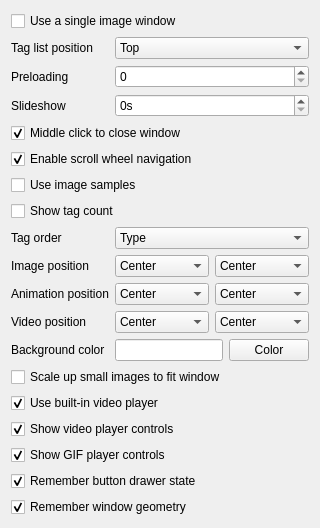
      <widget class="QWidget" name="pageImageWindow">
       <layout class="QFormLayout" name="formLayout_22">
        <item row="0" column="0" colspan="2">
         <widget class="QCheckBox" name="checkSingleDetailsWindow">
          <property name="text">
           <string>Use a single image window</string>
          </property>
         </widget>
        </item>
        <item row="1" column="0">
         <widget class="QLabel" name="labelTagsPosition">
          <property name="text">
           <string>Tag list position</string>
          </property>
         </widget>
        </item>
        <item row="1" column="1">
         <widget class="QComboBox" name="comboTagsPosition">
          <item>
           <property name="text">
            <string>Top</string>
           </property>
          </item>
          <item>
           <property name="text">
            <string>Left</string>
           </property>
          </item>
          <item>
           <property name="text">
            <string>Auto</string>
           </property>
          </item>
         </widget>
        </item>
        <item row="2" column="0">
         <widget class="QLabel" name="labelPreload">
          <property name="text">
           <string>Preloading</string>
          </property>
         </widget>
        </item>
        <item row="2" column="1">
         <widget class="QSpinBox" name="spinPreload"/>
        </item>
        <item row="3" column="0">
         <widget class="QLabel" name="labelSlideshow">
          <property name="text">
           <string>Slideshow</string>
          </property>
         </widget>
        </item>
        <item row="3" column="1">
         <widget class="QSpinBox" name="spinSlideshow">
          <property name="suffix">
           <string>s</string>
          </property>
          <property name="maximum">
           <number>86400</number>
          </property>
         </widget>
        </item>
        <item row="4" column="0" colspan="2">
         <widget class="QCheckBox" name="checkImageCloseMiddleClick">
          <property name="text">
           <string>Middle click to close window</string>
          </property>
          <property name="checked">
           <bool>true</bool>
          </property>
         </widget>
        </item>
        <item row="5" column="0" colspan="2">
         <widget class="QCheckBox" name="checkImageNavigateScroll">
          <property name="text">
           <string>Enable scroll wheel navigation</string>
          </property>
          <property name="checked">
           <bool>true</bool>
          </property>
         </widget>
        </item>
        <item row="6" column="0" colspan="2">
         <widget class="QCheckBox" name="checkZoomViewSamples">
          <property name="text">
           <string>Use image samples</string>
          </property>
         </widget>
        </item>
        <item row="7" column="0" colspan="2">
         <widget class="QCheckBox" name="checkZoomShowTagCount">
          <property name="text">
           <string>Show tag count</string>
          </property>
         </widget>
        </item>
        <item row="8" column="0">
         <widget class="QLabel" name="labelImageTagOrder">
          <property name="text">
           <string>Tag order</string>
          </property>
         </widget>
        </item>
        <item row="8" column="1">
         <widget class="QComboBox" name="comboImageTagOrder">
          <item>
           <property name="text">
            <string>Type</string>
           </property>
          </item>
          <item>
           <property name="text">
            <string>Name</string>
           </property>
          </item>
          <item>
           <property name="text">
            <string>Count</string>
           </property>
          </item>
         </widget>
        </item>
        <item row="9" column="0">
         <widget class="QLabel" name="labelImagePositionImage">
          <property name="text">
           <string>Image position</string>
          </property>
         </widget>
        </item>
        <item row="9" column="1">
         <layout class="QHBoxLayout" name="layoutImagePositionImage">
          <item>
           <widget class="QComboBox" name="comboImagePositionImageV">
            <property name="currentIndex">
             <number>1</number>
            </property>
            <item>
             <property name="text">
              <string>Top</string>
             </property>
            </item>
            <item>
             <property name="text">
              <string>Center</string>
             </property>
            </item>
            <item>
             <property name="text">
              <string>Bottom</string>
             </property>
            </item>
           </widget>
          </item>
          <item>
           <widget class="QComboBox" name="comboImagePositionImageH">
            <property name="currentIndex">
             <number>1</number>
            </property>
            <item>
             <property name="text">
              <string>Left</string>
             </property>
            </item>
            <item>
             <property name="text">
              <string>Center</string>
             </property>
            </item>
            <item>
             <property name="text">
              <string>Right</string>
             </property>
            </item>
           </widget>
          </item>
         </layout>
        </item>
        <item row="10" column="0">
         <widget class="QLabel" name="labelImagePositionAnimation">
          <property name="text">
           <string>Animation position</string>
          </property>
         </widget>
        </item>
        <item row="10" column="1">
         <layout class="QHBoxLayout" name="layoutImagePositionAnimation">
          <item>
           <widget class="QComboBox" name="comboImagePositionAnimationV">
            <property name="currentIndex">
             <number>1</number>
            </property>
            <item>
             <property name="text">
              <string>Top</string>
             </property>
            </item>
            <item>
             <property name="text">
              <string>Center</string>
             </property>
            </item>
            <item>
             <property name="text">
              <string>Bottom</string>
             </property>
            </item>
           </widget>
          </item>
          <item>
           <widget class="QComboBox" name="comboImagePositionAnimationH">
            <property name="currentIndex">
             <number>1</number>
            </property>
            <item>
             <property name="text">
              <string>Left</string>
             </property>
            </item>
            <item>
             <property name="text">
              <string>Center</string>
             </property>
            </item>
            <item>
             <property name="text">
              <string>Right</string>
             </property>
            </item>
           </widget>
          </item>
         </layout>
        </item>
        <item row="11" column="0">
         <widget class="QLabel" name="labelImagePositionVideo">
          <property name="text">
           <string>Video position</string>
          </property>
         </widget>
        </item>
        <item row="11" column="1">
         <layout class="QHBoxLayout" name="layoutImagePositionVideo">
          <item>
           <widget class="QComboBox" name="comboImagePositionVideoV">
            <property name="currentIndex">
             <number>1</number>
            </property>
            <item>
             <property name="text">
              <string>Top</string>
             </property>
            </item>
            <item>
             <property name="text">
              <string>Center</string>
             </property>
            </item>
            <item>
             <property name="text">
              <string>Bottom</string>
             </property>
            </item>
           </widget>
          </item>
          <item>
           <widget class="QComboBox" name="comboImagePositionVideoH">
            <property name="currentIndex">
             <number>1</number>
            </property>
            <item>
             <property name="text">
              <string>Left</string>
             </property>
            </item>
            <item>
             <property name="text">
              <string>Center</string>
             </property>
            </item>
            <item>
             <property name="text">
              <string>Right</string>
             </property>
            </item>
           </widget>
          </item>
         </layout>
        </item>
        <item row="12" column="0">
         <widget class="QLabel" name="label_88">
          <property name="text">
           <string>Background color</string>
          </property>
         </widget>
        </item>
        <item row="12" column="1">
         <layout class="QHBoxLayout" name="layoutImageBackgroundColor">
          <item>
           <widget class="QLineEdit" name="lineImageBackgroundColor"/>
          </item>
          <item>
           <widget class="QPushButton" name="buttonImageBackgroundColor">
            <property name="text">
             <string>Color</string>
            </property>
           </widget>
          </item>
         </layout>
        </item>
        <item row="13" column="0" colspan="2">
         <widget class="QCheckBox" name="checkImageScaleUp">
          <property name="text">
           <string>Scale up small images to fit window</string>
          </property>
         </widget>
        </item>
        <item row="14" column="0" colspan="2">
         <widget class="QCheckBox" name="checkImageUseVideoPlayer">
          <property name="text">
           <string>Use built-in video player</string>
          </property>
          <property name="checked">
           <bool>true</bool>
          </property>
         </widget>
        </item>
        <item row="17" column="0" colspan="2">
         <widget class="QCheckBox" name="checkRememberDrawer">
          <property name="text">
           <string>Remember button drawer state</string>
          </property>
          <property name="checked">
           <bool>true</bool>
          </property>
         </widget>
        </item>
        <item row="18" column="0" colspan="2">
         <widget class="QCheckBox" name="checkRememberGeometry">
          <property name="text">
           <string>Remember window geometry</string>
          </property>
          <property name="checked">
           <bool>true</bool>
          </property>
         </widget>
        </item>
        <item row="15" column="0" colspan="2">
         <widget class="QCheckBox" name="checkImageVideoControls">
          <property name="text">
           <string>Show video player controls</string>
          </property>
          <property name="checked">
           <bool>true</bool>
          </property>
         </widget>
        </item>
        <item row="16" column="0" colspan="2">
         <widget class="QCheckBox" name="checkImageGifControls">
          <property name="text">
           <string>Show GIF player controls</string>
          </property>
          <property name="checked">
           <bool>true</bool>
          </property>
         </widget>
        </item>
       </layout>
      </widget>
